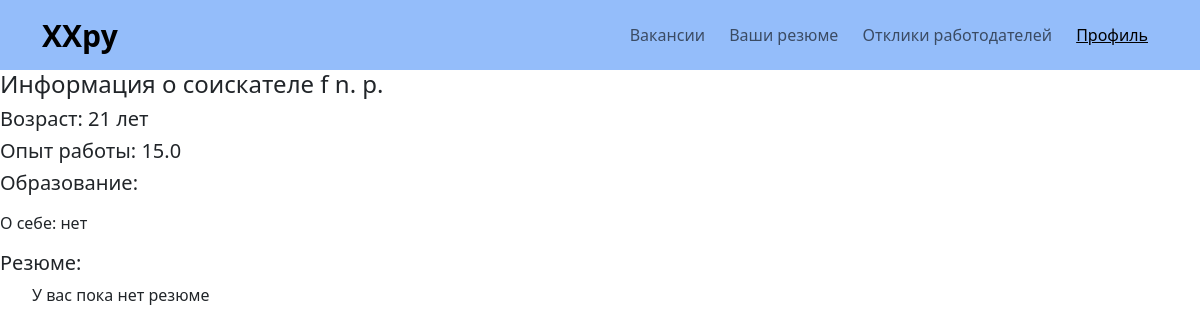
The page /applicant/9 (signed in) on the database its author committed.
### main/models.py (models this page shows, shortened)
class Applicant(models.Model):
    user = models.OneToOneField(settings.AUTH_USER_MODEL, verbose_name="Пользователь", on_delete=models.CASCADE)
    l_name = models.CharField(max_length=15, verbose_name="Фамилия")
    f_name = models.CharField(max_length=15, verbose_name="Имя")
    p_name = models.CharField(max_length=15, verbose_name="Отчество")
    age = models.PositiveIntegerField(verbose_name="Возраст", default=20)
    experience = models.FloatField(verbose_name="Стаж", default=0)
    other_data = models.TextField(verbose_name="Другие данные", blank=True, default="нет")
    photo = models.ImageField(verbose_name="Фотография", null=True, blank=True)

### main/views.py (the view)
# urls.py: path('applicant/<int:pk>', OneApplicantView.as_view(), name='one_applicant'),
class OneApplicantView(DetailView):
    template_name = "main/one_applicant.html"
    model = User
    def get_context_data(self, *, object_list=None, **kwargs):
        context = super().get_context_data(**kwargs)
        context['apl'] = Applicant.objects.get(user=self.request.user)
        context['current_user'] = UserAndHisType.objects.get(user=self.request.user)
        context['education'] = Education.objects.filter(applicant_id=context['apl'])
        context['summaries'] = Summary.objects.filter(applicant=context['apl'])
        return context

### main/templates/main/one_applicant.html (shortened to what this page needs)
{% extends 'main/base.html'%}
{% load static %}
{% block tp %} <link rel="stylesheet" href=" {% static 'assets_vacancies/style.css' %} "> {% endblock %}
{% block pages %}
{% if request.user.is_authenticated %}
{% if current_user.type_of_user == 'MDR' %}
<li><a href="/vacancies" >Вакансии</a> </li>
<li><a href="/employers">Работодатели</a></li>
<li><a href="/applicants">Соискатели</a> </li>
<li><a href="/deals">Сделки</a></li>
{% elif current_user.type_of_user == 'APL' %}
<li><a href="/vacancies" >Вакансии</a> </li>
<li><a href="/applicant/summaries" >Ваши резюме</a> </li>
<li><a href="#" >Отклики работодателей</a> </li>
<li><a style="opacity: 1; text-decoration: underline;" href="/applicant/{{current_user.id}}" >Профиль</a> </li>
{% endif %}
{% else %}
<li><a href="/register_apl" >Соискателям</a> </li>
<li><a href="/register_emp">Работодателям</a></li>
{% endif %}
{% endblock %}
{% block content %}
<h4>Информация о соискателе {{ apl.l_name }} {{ apl.f_name|slice:":1" }}. {{ apl.p_name|slice:":1" }}.</h4>
<h5>Возраст: {{ apl.age }} лет</h5>
<h5>Опыт работы: {{ apl.experience }}</h5>
<h5>Образование: </h5>
<p>О себе: {{ apl.other_data }}</p>
<h5>Резюме: </h5>
<ul>
    {% if summaries %}
    {% for s in summaries %}
    <li type="none"><a><p>Желаемая позиция</p></a></li>
    {% endfor %}
    {% else %}
    <p>У вас пока нет резюме</p>
    {% endif %}
</ul>
{% endblock %}

### main/static/assets_vacancies/style.css (style rules this page uses)
body { position: relative; font-family: 'Noto Sans', sans-serif; font-size: 16px; line-height: 1.4; color: #000; min-width: 320px; overflow-x: hidden; height: auto; }
.navbar-menu li { display: inline-block; }
.navbar-menu li a { display: inline-block; color: #000; opacity: 0.6; text-decoration: none; padding: 10px; transition: all .07s ease-in-out; }

### main/static/assets_base/style.css (style rules this page uses)
body { position: relative; font-family: 'Noto Sans', sans-serif; font-size: 16px; line-height: 1.4; color: #000; min-width: 320px; overflow-x: hidden; height: auto; }
.navbar-menu li { display: inline-block; }
.navbar-menu li a { display: inline-block; color: #000; opacity: 0.6; text-decoration: none; padding: 10px; transition: all .07s ease-in-out; }

### main/static/assets_base/bs1.css (style rules this page uses)
*,::after,::before { box-sizing:border-box }
@media (prefers-reduced-motion:no-preference) { :root { scroll-behavior:smooth } }
body { margin:0;font-family:system-ui,-apple-system,"Segoe UI",Roboto,"Helvetica Neue",Arial,"Noto Sans","Liberation Sans",sans-serif,"Apple Color Emoji","Segoe UI Emoji","Segoe UI Symbol","Noto Color Emoji";font-size:1rem;font-weight:400;line-height:1.5;color:#212529;background-color:#fff;-webkit-text-size-adjust:100%;-webkit-tap-highlight-color:transparent }
h1,h2,h3,h4,h5,h6 { margin-top:0;margin-bottom:.5rem;font-weight:500;line-height:1.2 }
h4 { font-size:calc(1.275rem + .3vw) }
@media (min-width:1200px) { h4 { font-size:1.5rem } }
h5 { font-size:1.25rem }
p { margin-top:0;margin-bottom:1rem }
ol,ul { padding-left:2rem }
dl,ol,ul { margin-top:0;margin-bottom:1rem }
a { color:#0d6efd;text-decoration:underline }

### rows shown on the page
Applicant: l_name "f", f_name "n", p_name "p", age "21", experience "15.0", other_data "нет"
